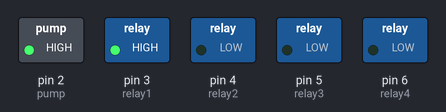
The sketch below on a simulated Arduino Uno, built with avr-gcc and run on an emulated ATmega328P. On the bench: switched loads named in the sketch (green lamp = pin HIGH). What the sketch prints to the serial monitor is not drawn.

Above: at 0.15 s.
At 1.3 s:
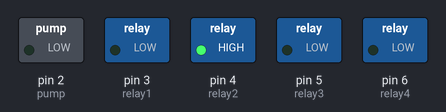
At 2.9 s:
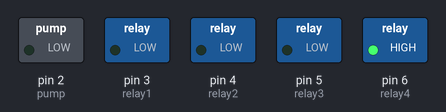
At 4.15 s:
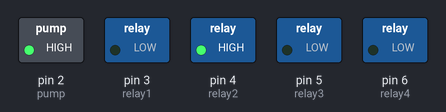
At 5.3 s:
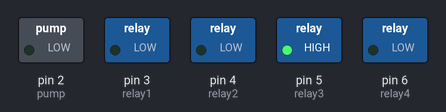
At 6.9 s:
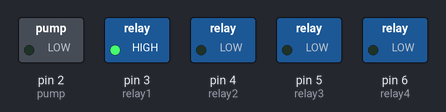
Timing chart, 0 to 7.4 s (numbered marks = the images above):
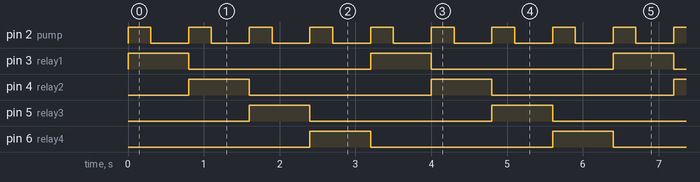

Measured:
- by itself, pin 2 (pump): alternates HIGH for 0.30 s and LOW for 0.50 s
- by itself, pin 3 (relay1), pin 4 (relay2), pin 5 (relay3), pin 6 (relay4): alternates HIGH for 0.80 s and LOW for 2.4 s
- by itself, everything shown: repeats every 3.2 s, in 8 steps

The sketch:

pump-test.ino
```cpp
// set all moisture sensors PIN ID
int moisture1 = A0;
int moisture2 = A1;
int moisture3 = A2;
int moisture4 = A3;

// declare moisture values
int moisture1_value = 0;
int moisture2_value = 0;
int moisture3_value = 0;
int moisture4_value = 0;

// set water relays
int relay1 = 3;
int relay2 = 4;
int relay3 = 5;
int relay4 = 6;

// set water pump
int pump = 2;

void setup() {
  // declare relay as output
  pinMode(relay1, OUTPUT);
  pinMode(relay2, OUTPUT);
  pinMode(relay3, OUTPUT);
  pinMode(relay4, OUTPUT);
  // declare pump as output
  pinMode(pump, OUTPUT);
  // declare the ledPin as an OUTPUT:
  Serial.begin(9600);
}

void loop() {
int r=0;
 Serial.print(r);
for (int r=1;r<5;r++){
// go each switch and turn them off
 digitalWrite(relay1, LOW);
 digitalWrite(relay2, LOW);
 digitalWrite(relay3, LOW);
 digitalWrite(relay4, LOW);

 Serial.print(r);
if (1){
if (r==1){
    digitalWrite(relay1, HIGH);
  }
  else if(r==2){
    digitalWrite(relay2, HIGH);
  }
  else if(r==3){
    digitalWrite(relay3, HIGH);
  }
  else if (r==4){
    digitalWrite(relay4, HIGH);
  }
   // let it water the plant for 5 seconds

   digitalWrite(pump, HIGH);
   delay(300);
   // turn the pump off
   digitalWrite(pump, LOW);
   delay(500);
}
}
}
```
